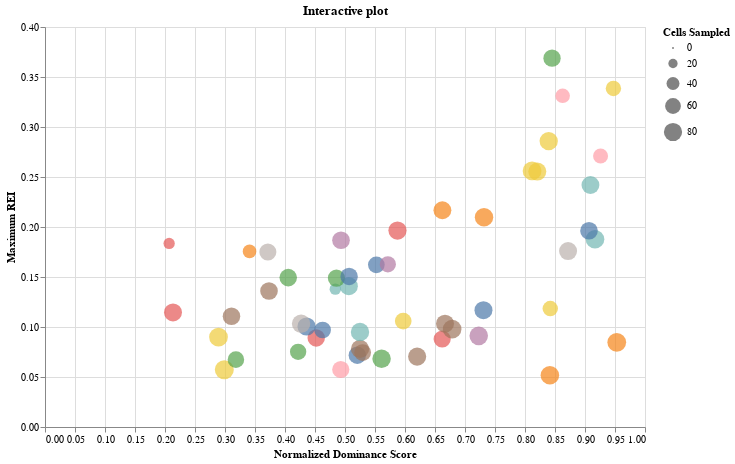
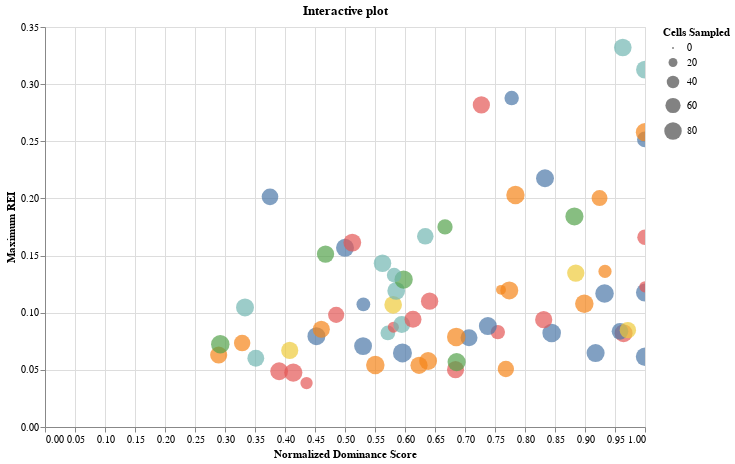

These figures' notebook cell, in order:
### Code cell
cmap = "viridis"

vmin = min(getattr(node, stat) for tree in trees.values() for node in tree.tree.traverse())
vmax = max(getattr(node, stat) for tree in trees.values() for node in tree.tree.traverse())

for time, time_df in df.groupby("time"):

    scatter_plot = alt.Chart(time_df).mark_circle().encode(
        x=alt.X('normalized dominance score:Q', title='Normalized Dominance Score'),
        y=alt.Y('maximum REI:Q', title='Maximum REI'),
        size=alt.Size('cells sampled:Q', title='Cells Sampled'),
        color=alt.Color('mouse:N', title='Mouse', legend=None),
        tooltip=['uid:N', 'cells sampled:Q']  # Tooltip to show the uid when hovered over
    ).properties(
        width=600,
        height=400,
        title='Interactive plot'
    ).interactive()

    # Display the plot
    scatter_plot.show()
    scatter_plot.save(f"{output_dir}/interactive_REI_Dom_{time}.html")
